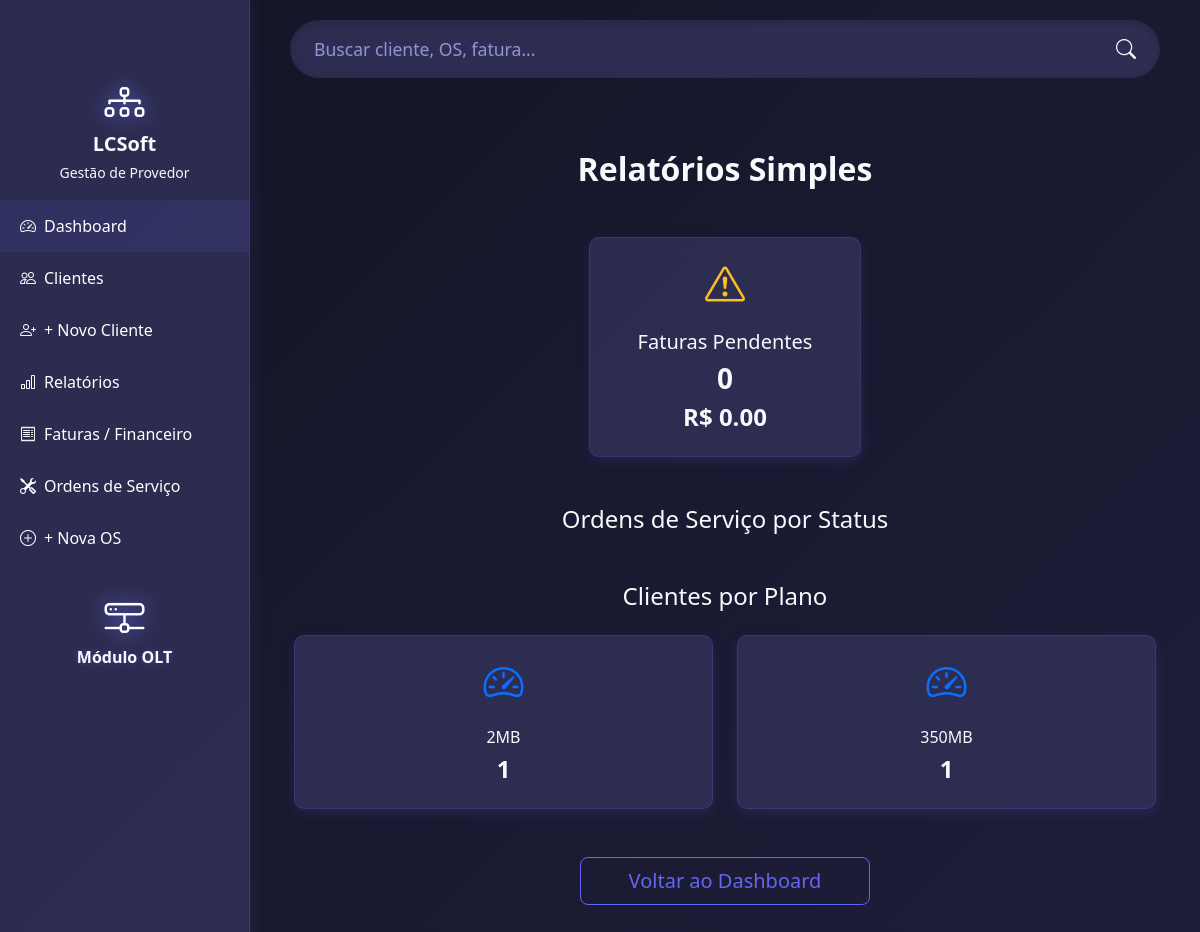
Screenshot of /relatorios with the database file from the repository.
### tables this page shows
CREATE TABLE clientes (
    id INTEGER PRIMARY KEY AUTOINCREMENT,
    nome TEXT NOT NULL,
    endereco TEXT,
    plano TEXT,
    status TEXT DEFAULT 'ativo',
    data_cadastro DATE
, email TEXT, telefone TEXT, status_contrato TEXT DEFAULT 'ativo');

### app.py (the view)
@app.route('/relatorios')
def relatorios():
    conn = get_db_connection()
    cursor = conn.cursor()
    cursor.execute("SELECT COUNT(*), SUM(valor) FROM faturas WHERE pago = 0")
    pendentes_count, pendentes_valor = cursor.fetchone()
    pendentes_valor = pendentes_valor or 0.0
    cursor.execute("""
        SELECT status, COUNT(*)
        FROM ordens_servico
        GROUP BY status
    """)
    os_por_status = cursor.fetchall()
    cursor.execute("""
        SELECT plano, COUNT(*)
        FROM clientes
        GROUP BY plano
    """)
    clientes_por_plano = cursor.fetchall()
    conn.close()
    return render_template('relatorios.html',
                          pendentes_count=pendentes_count,
                          pendentes_valor=pendentes_valor,
                          os_por_status=os_por_status,
                          clientes_por_plano=clientes_por_plano)

### app.py (called while the page is built)
def get_db_connection():
    conn = sqlite3.connect('isp_gestao.db')
    conn.row_factory = sqlite3.Row
    return conn

### templates/relatorios.html (shortened to what this page needs)
{% extends "base.html" %}
{% block content %}
<div class="container-fluid px-4 py-5">
    <h2 class="text-center mb-5 text-light fw-bold">Relatórios Simples</h2>
    <div class="row g-4 justify-content-center mb-5">
        <div class="col-12 col-md-6 col-lg-4">
            <div class="card text-center h-100">
                <div class="card-body d-flex flex-column justify-content-center">
                    <i class="bi bi-exclamation-triangle fs-1 text-warning mb-3"></i>
                    <h5 class="text-light">Faturas Pendentes</h5>
                    <h3 class="text-light fw-bold">{{ pendentes_count }}</h3>
                    <h4 class="text-light fw-bold">R$ {{ "%.2f"|format(pendentes_valor) }}</h4>
                </div>
            </div>
        </div>
    </div>
    <h4 class="text-center mb-4 text-light">Ordens de Serviço por Status</h4>
    <h4 class="text-center mb-4 text-light">Clientes por Plano</h4>
    <div class="row g-4 justify-content-center mb-5">
        {% for plano, count in clientes_por_plano %}
        <div class="col-6 col-md-4 col-lg">
            <div class="card text-center h-100">
                <div class="card-body d-flex flex-column justify-content-center">
                    <i class="bi bi-speedometer2 fs-1 text-primary mb-3"></i>
                    <h6 class="text-light">{{ plano or 'Sem plano' }}</h6>
                    <h4 class="text-light fw-bold">{{ count }}</h4>
                </div>
            </div>
        </div>
        {% endfor %}
    </div>
    <div class="text-center mt-5">
        <a href="{{ url_for('index') }}" class="btn btn-outline-primary btn-lg px-5">
            Voltar ao Dashboard
        </a>
    </div>
</div>
{% endblock %}

### templates/base.html (style rules this page uses)
:root { --bg: linear-gradient(135deg, #141426, #1e1e3a); --text: #ffffff; --muted: #d0d0ff; --card-bg: rgba(50, 50, 90, 0.8); --border: rgba(99, 102, 241, 0.2); --glow: rgba(99, 102, 241, 0.15); --primary: #6366f1; --success: #34d399; --warning: #fbbf24; --danger: #f87171; }
body { background: var(--bg); color: var(--text); min-height: 100vh; margin: 0; }
.card { background: var(--card-bg); border: 1px solid var(--border); box-shadow: 0 4px 12px var(--glow); border-radius: 10px; transition: box-shadow .3s; }
h1, h2, h3, h4, h5, h6, p, small, .text-muted, .form-label { color: var(--text); }
.btn-outline-primary { border-color: var(--primary); color: var(--primary); }
.text-warning { color: var(--warning) !important; }

### rows the page displays
clientes: plano "2MB", count "1"
clientes: plano "350MB", id "1"

### other values shown
{{ pendentes_count }} "0"
{{ "%.2f"|format(pendentes_valor) }} "0.00"
